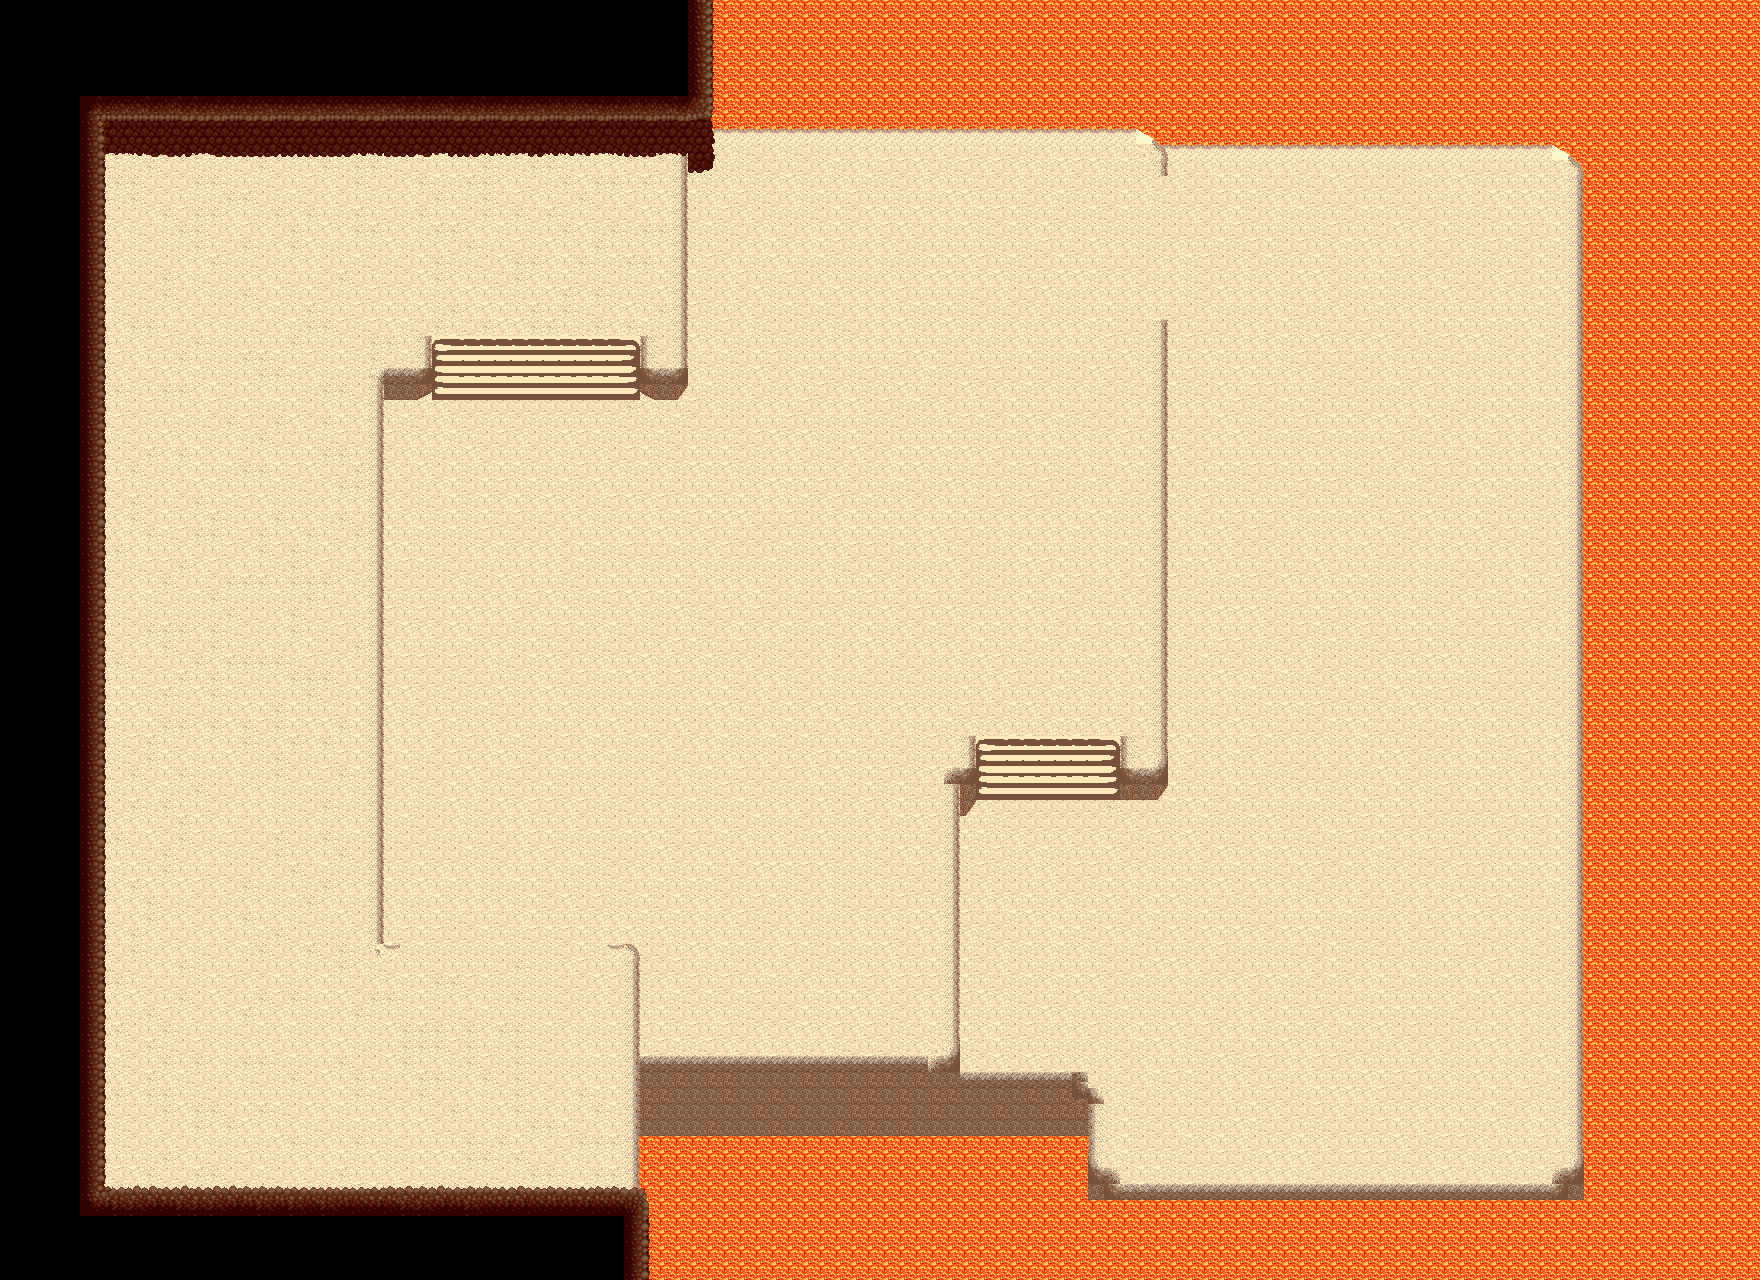

The image is a tile-based game level rendered from a .tmx file. Its description and source (layers, tilesets, objects; grid data summarised) follow:
An orthogonal 110x80 tile map with 16x16 px tiles, 4 tile layers (background, foreground, forenahalfground, fiveground), 2 tilesets.

<map version="1.0" orientation="orthogonal" renderorder="right-down" width="110" height="80" tilewidth="16" tileheight="16">
 <tileset firstgid="1" name="tiles" tilewidth="16" tileheight="16">
  <image source="Tiles.png" width="1024" height="1024" />
  <tile id="1">
   <properties>
    <property name="walkable" value="walkable" />
   </properties>
  </tile>
  <tile id="2">
   <properties>
    <property name="walkable" value="walkable" />
   </properties>
  </tile>
  <tile id="3">
   <properties>
    <property name="walkable" value="walkable" />
   </properties>
  </tile>
  <tile id="4">
   <properties>
    <property name="blocked" value="" />
   </properties>
  </tile>
  <tile id="5">
   <properties>
    <property name="blocked" value="" />
   </properties>
  </tile>
  <tile id="6">
   <properties>
    <property name="blocked" value="" />
   </properties>
  </tile>
  <tile id="7">
   <properties>
    <property name="blocked" value="blocked" />
    <property name="breakable" value="breakable" />
    <property name="level" value="3" />
   </properties>
  </tile>
  <tile id="8">
   <properties>
    <property name="blocked" value="blocked" />
   </properties>
  </tile>
  <tile id="9">
   <properties>
    <property name="animation" value="console" />
   </properties>
  </tile>
  <tile id="10">
   <properties>
    <property name="animation" value="console" />
   </properties>
  </tile>
  <tile id="16">
   <properties>
    <property name="blocked" value="" />
   </properties>
  </tile>
  <tile id="24">
   <properties>
    <property name="blocked" value="" />
   </properties>
  </tile>
  <tile id="25">
   <properties>
    <property name="blocked" value="" />
   </properties>
  </tile>
  <tile id="40">
   <properties>
    <property name="blocked" value="" />
   </properties>
  </tile>
  <tile id="41">
   <properties>
    <property name="blocked" value="" />
   </properties>
  </tile>
  <tile id="42">
   <properties>
    <property name="blocked" value="" />
   </properties>
  </tile>
  <tile id="48">
   <properties>
    <property name="blocked" value="" />
   </properties>
  </tile>
  <tile id="49">
   <properties>
    <property name="blocked" value="" />
   </properties>
  </tile>
  <tile id="50">
   <properties>
    <property name="blocked" value="" />
   </properties>
  </tile>
  <tile id="56">
   <properties>
    <property name="blocked" value="" />
   </properties>
  </tile>
  <tile id="57">
   <properties>
    <property name="blocked" value="" />
   </properties>
  </tile>
  <tile id="58">
   <properties>
    <property name="blocked" value="" />
   </properties>
  </tile>
  <tile id="66">
   <properties>
    <property name="walkable" value="walkable" />
   </properties>
  </tile>
  <tile id="72">
   <properties>
    <property name="blocked" value="blocked" />
   </properties>
  </tile>
  <tile id="73">
   <properties>
    <property name="blocked" value="blocked" />
    <property name="level" value="1" />
   </properties>
  </tile>
  <tile id="74">
   <properties>
    <property name="blocked" value="blocked" />
    <property name="level" value="2" />
   </properties>
  </tile>
  <tile id="75">
   <properties>
    <property name="blocked" value="blocked" />
    <property name="level" value="3" />
   </properties>
  </tile>
  <tile id="137">
   <properties>
    <property name="level" value="1" />
    <property name="walkable" value="walkable" />
   </properties>
  </tile>
  <tile id="138">
   <properties>
    <property name="level" value="2" />
    <property name="walkable" value="walkable" />
   </properties>
  </tile>
  <tile id="139">
   <properties>
    <property name="level" value="3" />
    <property name="walkable" value="walkable" />
   </properties>
  </tile>
  <tile id="320">
   <properties>
    <property name="blocked" value="blocked" />
   </properties>
  </tile>
  <tile id="321">
   <properties>
    <property name="blocked" value="blocked" />
   </properties>
  </tile>
  <tile id="322">
   <properties>
    <property name="blocked" value="blocked" />
   </properties>
  </tile>
  <tile id="323">
   <properties>
    <property name="blocked" value="blocked" />
   </properties>
  </tile>
  <tile id="324">
   <properties>
    <property name="blocked" value="blocked" />
   </properties>
  </tile>
  <tile id="326">
   <properties>
    <property name="walkable" value="walkable" />
   </properties>
  </tile>
  <tile id="328">
   <properties>
    <property name="blocked" value="blocked" />
   </properties>
  </tile>
  <tile id="329">
   <properties>
    <property name="blocked" value="blocked" />
   </properties>
  </tile>
  <tile id="330">
   <properties>
    <property name="blocked" value="blocked" />
   </properties>
  </tile>
  <tile id="384">
   <properties>
    <property name="blocked" value="blocked" />
   </properties>
  </tile>
  <tile id="386">
   <properties>
    <property name="blocked" value="blocked" />
   </properties>
  </tile>
  <tile id="390">
   <properties>
    <property name="walkable" value="walkable" />
   </properties>
  </tile>
  <tile id="393">
   <properties>
    <property name="blocked" value="blocked" />
   </properties>
  </tile>
  <tile id="394">
   <properties>
    <property name="blocked" value="blocked" />
   </properties>
  </tile>
  <tile id="448">
   <properties>
    <property name="blocked" value="blocked" />
   </properties>
  </tile>
  <tile id="449">
   <properties>
    <property name="blocked" value="blocked" />
   </properties>
  </tile>
  <tile id="450">
   <properties>
    <property name="blocked" value="blocked" />
   </properties>
  </tile>
  <tile id="452">
   <properties>
    <property name="blocked" value="blocked" />
   </properties>
  </tile>
  <tile id="453">
   <properties>
    <property name="blocked" value="blocked" />
   </properties>
  </tile>
  <tile id="454">
   <properties>
    <property name="blocked" value="blocked" />
   </properties>
  </tile>
  <tile id="513">
   <properties>
    <property name="walkable" value="walkable" />
   </properties>
  </tile>
  <tile id="514">
   <properties>
    <property name="blocked" value="blocked" />
   </properties>
  </tile>
  <tile id="577">
   <properties>
    <property name="walkable" value="walkable" />
   </properties>
  </tile>
  <tile id="578">
   <properties>
    <property name="walkable" value="walkable" />
   </properties>
  </tile>
  <tile id="641">
   <properties>
    <property name="walkable" value="walkable" />
   </properties>
  </tile>
  <tile id="642">
   <properties>
    <property name="walkable" value="walkable" />
   </properties>
  </tile>
  <tile id="705">
   <properties>
    <property name="walkable" value="walkable" />
   </properties>
  </tile>
  <tile id="706">
   <properties>
    <property name="walkable" value="walkable" />
   </properties>
  </tile>
  <tile id="709">
   <properties>
    <property name="blocked" value="blocked" />
   </properties>
  </tile>
  <tile id="710">
   <properties>
    <property name="blocked" value="blocked" />
   </properties>
  </tile>
  <tile id="769">
   <properties>
    <property name="walkable" value="walkable" />
   </properties>
  </tile>
  <tile id="770">
   <properties>
    <property name="walkable" value="walkable" />
   </properties>
  </tile>
  <tile id="773">
   <properties>
    <property name="blocked" value="blocked" />
   </properties>
  </tile>
  <tile id="774">
   <properties>
    <property name="blocked" value="blocked" />
   </properties>
  </tile>
 </tileset>
 <tileset firstgid="4097" name="tileSet_SAND_WORLD" tilewidth="16" tileheight="16">
  <image source="tileSet_SAND_WORLD.png" width="512" height="512" />
 </tileset>
 <layer name="background" width="110" height="80">
  <data>[8800 cells, 8800 non-empty, 6 distinct tile ids]</data>
 </layer>
 <layer name="foreground" width="110" height="80">
  <data>[8800 cells, 8761 non-empty, 65 distinct tile ids]</data>
 </layer>
 <layer name="forenahalfground" width="110" height="80">
  <data>[8800 cells, 184 non-empty, 28 distinct tile ids]</data>
 </layer>
 <layer name="fiveground" width="110" height="80">
  <data>[8800 cells, 796 non-empty, 66 distinct tile ids]</data>
 </layer>
</map>
